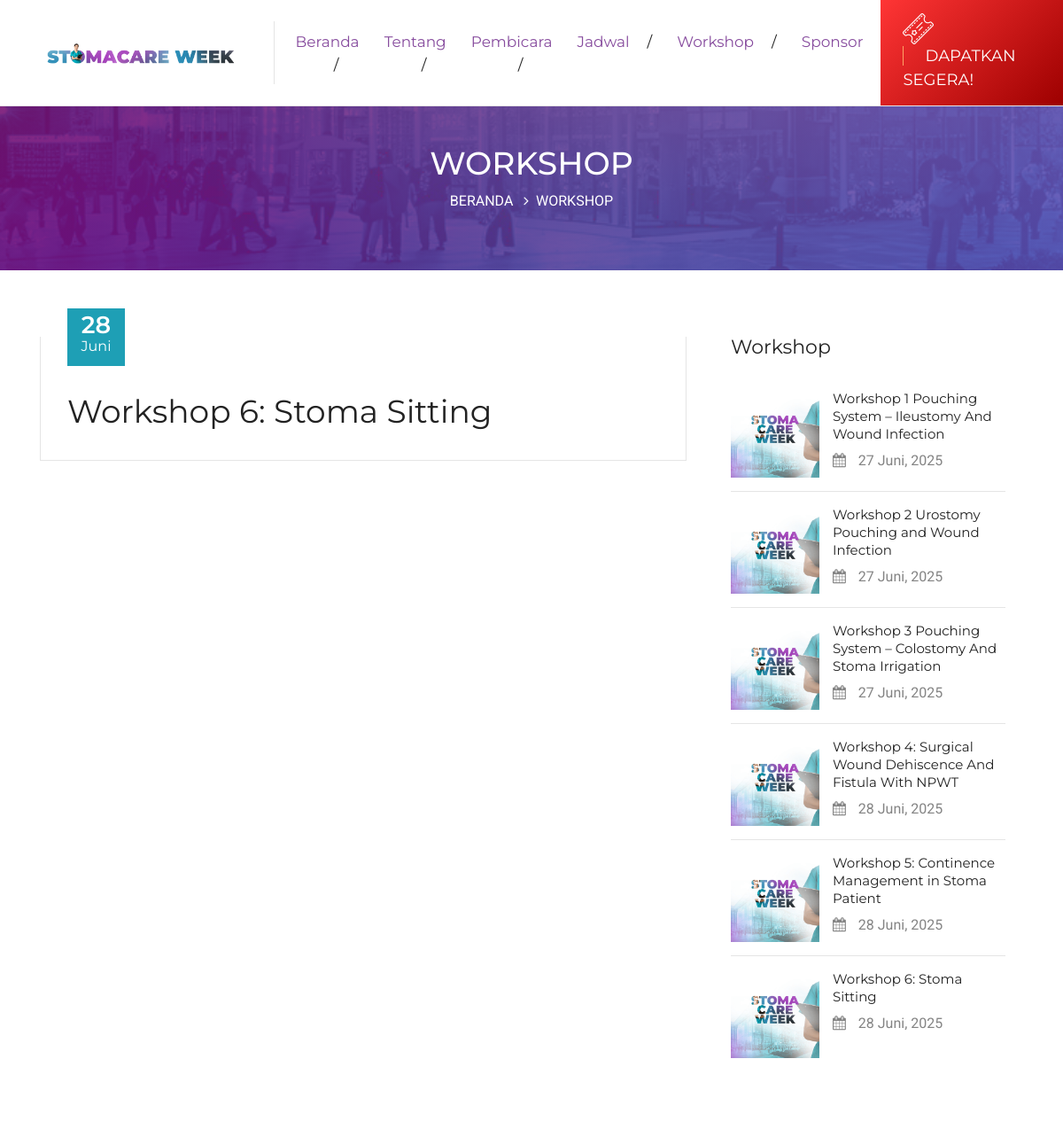
The app's page /workshop.php?id=14 (upper part), older data.
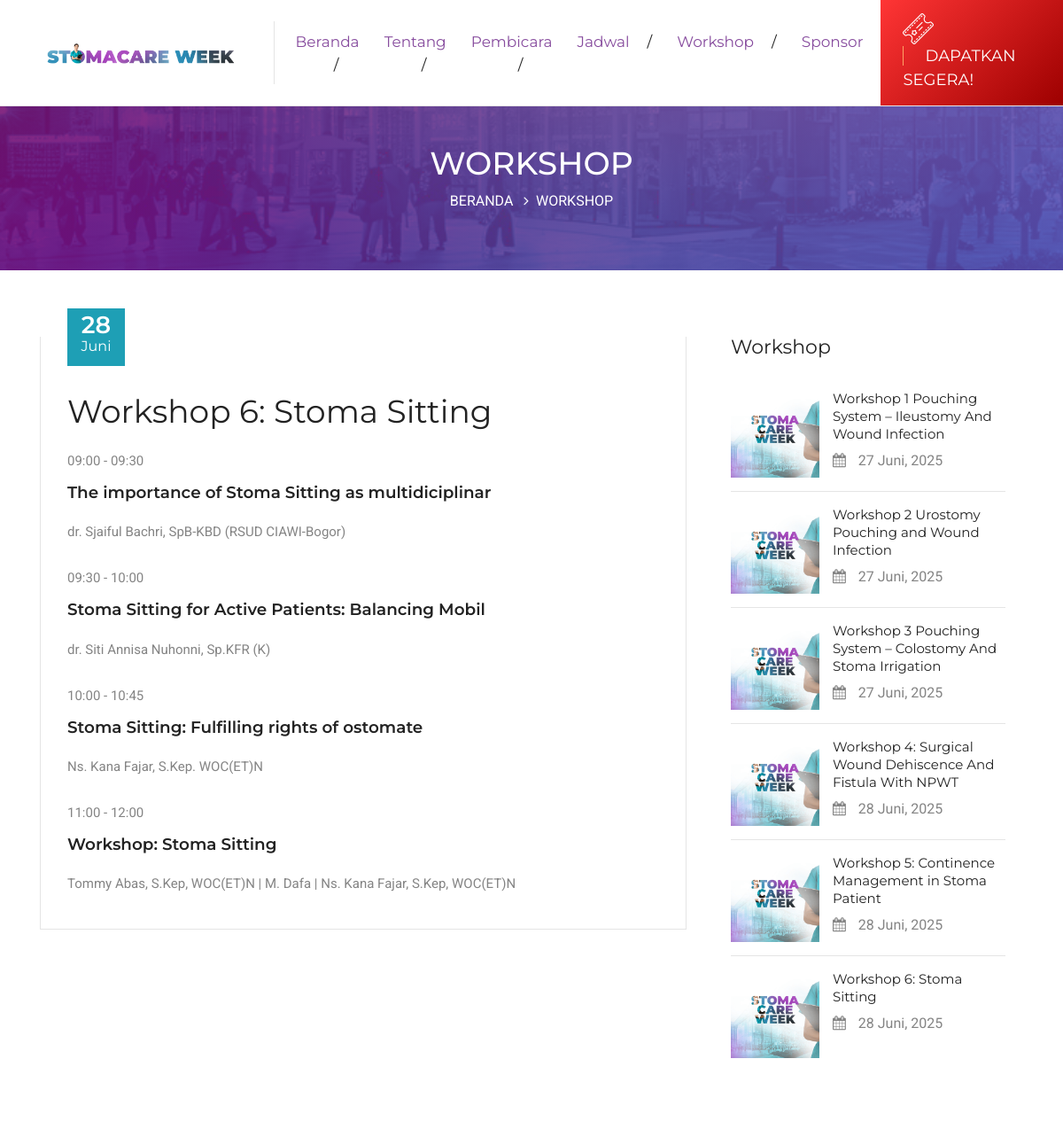
The same page, newer data.
### tables this page shows
CREATE TABLE `jadwal` (
  `id` int(11) NOT NULL,
  `hari` int(11) NOT NULL,
  `jam_mulai` time NOT NULL,
  `jam_selesai` time NOT NULL,
  `nama` varchar(100) NOT NULL,
  `speaker` varchar(120) DEFAULT NULL,
  `lokasi` varchar(20) NOT NULL,
  `kapasitas` int(11) NOT NULL,
  `ket` int(11) DEFAULT NULL,
  `created_at` timestamp NOT NULL DEFAULT current_timestamp(),
  `updated_at` timestamp NOT NULL DEFAULT current_timestamp() ON UPDATE current_timestamp()
);

CREATE TABLE `workshop` (
  `id` int(11) NOT NULL,
  `jam_mulai` time NOT NULL,
  `jam_selesai` time NOT NULL,
  `nama` varchar(50) NOT NULL,
  `pembicara` varchar(100) NOT NULL,
  `id_jadwal` int(11) NOT NULL,
  `created_at` timestamp NOT NULL DEFAULT current_timestamp(),
  `updated_at` timestamp NOT NULL DEFAULT current_timestamp() ON UPDATE current_timestamp()
);

### workshop.php (the view)
<?php include 'header.php'; ?>
<section class="page-title bg-title overlay-dark">
	<div class="container">
		<div class="row">
			<div class="col-12 text-center">
				<div class="title">
					<h3>Workshop</h3>
				</div>
				<ol class="breadcrumb p-0 m-0">
				  <li class="breadcrumb-item"><a href="index.php">Beranda</a></li>
				  <li class="breadcrumb-item active">Workshop</li>
				</ol>
			</div>
		</div>
	</div>
</section>
<section class="news section">
	<div class="container">
		<div class="row mt-30">
			<div class="col-lg-8 col-md-10 mx-auto">
				<div class="block">
					<article class="blog-post single">
						<div class="post-content">
							<div class="date">
								<h4><?= htmlspecialchars($workshops['hari'] == 1 ? 27 : 28); ?><span>Juni</span></h4>
							</div>
							<div class="post-title">
								<h3><?= htmlspecialchars($workshops['nama']); ?></h3>
							</div>
							<div class="post-details">
                            <?php while ($row = mysqli_fetch_assoc($result_detail)) { ?>
								<p><?= htmlspecialchars(substr($row['jam_mulai'], 0, 5) . ' - ' . substr($row['jam_selesai'], 0, 5)); ?></p>
                                <h6><?= htmlspecialchars($row['nama']); ?></h6>
                                <p><?= htmlspecialchars($row['pembicara']); ?></p>
                            <?php } ?>
							</div>
						</div>
					</article>
				</div>
			</div>
			<div class="col-lg-4 col-md-10 mx-auto">
				<div class="sidebar">
					<div class="widget latest-post">
						<h5 class="widget-header">Workshop</h5>
                        <?php
                        $query_list = "SELECT id, nama, hari FROM jadwal WHERE ket=1";
                        $result_list = mysqli_query($koneksi, $query_list);
                        while ($row = mysqli_fetch_assoc($result_list)) { ?>
                            <div class="media">
                                <img src="images/workshop.png" class="img-fluid" alt="foto_workshop">
                                <div class="media-body">
                                    <h6><a href="?id=<?= $row['id']; ?>"><?= htmlspecialchars($row['nama']); ?></a></h6>
                                    <p><span class="fa fa-calendar"></span> <?= ($row['hari'] == 1) ? "27" : "28"; ?> Juni, 2025</p>
                                </div>
                            </div>
                        <?php } ?>
					</div>
				</div>
			</div>
		</div>
	</div>
</section>
<?php include 'footer.php'; ?>

### header.php (shortened to what this page needs)
<?php
include 'koneksi.php';
$workshop_id = isset($_GET['id']) ? $_GET['id'] : 1;
$query_workshops = "SELECT * FROM jadwal WHERE ket = 1 AND id = $workshop_id";
$result_workshops = mysqli_query($koneksi, $query_workshops);
$workshops = mysqli_fetch_assoc($result_workshops);
$query_detail = "SELECT * FROM workshop WHERE id_jadwal = $workshop_id";
$result_detail = mysqli_query($koneksi, $query_detail);
?>
<!DOCTYPE html>
<html lang="en">
<head>
  <link href="plugins/bootstrap/css/bootstrap.min.css" rel="stylesheet">
  <link href="plugins/themefisher-font/style.css" rel="stylesheet">
  <link href="plugins/font-awsome/css/font-awesome.min.css" rel="stylesheet">
  <link href="plugins/magnific-popup/magnific-popup.css" rel="stylesheet">
  <link href="plugins/slick/slick.css" rel="stylesheet">
  <link href="plugins/slick/slick-theme.css" rel="stylesheet">
  <link href="css/style.css" rel="stylesheet">
</head>
<body class="body-wrapper">
<nav class="navbar main-nav border-less fixed-top navbar-expand-lg p-0">
  <div class="container-fluid p-0">
      <a class="navbar-brand" href="index.html">
        <img src="images/logo_scw_horizontal.png" alt="logo" class="img-fluid" width="300" height="auto">
      </a>
      <div class="collapse navbar-collapse" id="navbarNav">
      <ul class="navbar-nav mx-auto">
        <li class="nav-item">
          <a class="nav-link" href="index.php">Beranda
            <span>/</span>
          </a>
        </li>
        <li class="nav-item">
          <a class="nav-link" href="tentang.php">Tentang
            <span>/</span>
          </a>
        </li>
        <li class="nav-item">
          <a class="nav-link" href="pembicara.php">Pembicara
            <span>/</span></a>
        </li>
        <li class="nav-item">
          <a class="nav-link" href="jadwal.php">Jadwal<span>/</span></a>
        </li>
        <li class="nav-item">
          <a class="nav-link" href="workshop.php">Workshop<span>/</span></a>
        </li>
        <li class="nav-item">
          <a class="nav-link" href="sponsor.php">Sponsor
          </a>
        </li>
      </ul>
      <a href="https://wocare.id/event/detail_acara.php?id=106" class="ticket">
        <img src="images/icon/ticket.png" alt="ticket">
        <span>DAPATKAN SEGERA!</span>
      </a>
      </div>
  </div>
</nav>

### footer.php (shortened to what this page needs)
</body>
</html>

### css/style.css (style rules this page uses)
html { font-size: 16px; }
body { font-family: "Roboto", sans-serif; -webkit-font-smoothing: antialiased; }
h1, h2, h3, h4, h5, h6 { font-family: "Montserrat", sans-serif; color: #222222; font-weight: 600; }
h3 { font-size: 2.25rem; }
h4 { font-size: 1.6875rem; }
h5 { font-size: 1.375rem; }
h6 { font-size: 1.15rem; }
p, a, li, blockquote, label { font-size: 1rem; line-height: 26px; color: #848484; margin-bottom: 0; }
.overlay-dark:before { content: ''; background: -webkit-linear-gradient(-45deg, #1e5799 0%, #680656 0%, #3a2ea8 100%, #207cca 100%); opacity: .75; position: absolute; top: 0; left: 0; right: 0; bottom: 0; }
a { transition: 0.2s ease; }
.bg-title { background: url(../images/landscape.png) no-repeat; background-size: cover; background-position: center center; }
.section { padding: 45px 0; }
.border-less { border-bottom: 1px solid #e5e5e5; }
.mt-30 { margin-top: 30px; }
.page-title { text-align: center; }
.main-nav { background: #fff; }
.main-nav .navbar-brand { padding: 20px 40px 20px 50px; border-right: 1px solid #e5e5e5; }
.main-nav .navbar-nav .nav-item { position: relative; font-family: "Roboto", sans-serif; }
.main-nav .navbar-nav .nav-item .nav-link { position: relative; text-align: center; color: #874C9E; padding-left: 8px; padding-right: 20px; font-size: 1.06rem; font-family: "Montserrat", sans-serif; }
.main-nav .navbar-nav .nav-item .nav-link span { color: #222222; margin-left: 20px; }
.main-nav .ticket { background: linear-gradient(135deg, #ff3535 0%, #9d0000 100%); display: block; padding: 15px 25px; }
.main-nav .ticket img { margin-right: 25px; }
.main-nav .ticket span { color: #fff; font-size: 1.125rem; text-transform: uppercase; font-family: "Montserrat", sans-serif; border-left: 1px solid #ffa366; padding-left: 24px; }
.page-title { position: relative; padding: 165px 0 65px; }
.page-title h3, .page-title li, .page-title a { color: #fff; }
.page-title .title h3 { font-weight: 500; text-transform: uppercase; }
.page-title .breadcrumb { background: transparent; }
.page-title .breadcrumb .breadcrumb-item { float: none; display: inline-block; text-transform: uppercase; }
.page-title .breadcrumb .breadcrumb-item.active { color: #fff; }
.page-title .breadcrumb .breadcrumb-item + .breadcrumb-item::before { content: "\f105"; font-family: FontAwesome; color: #fff; }
.news .blog-post { transition: .2s ease; margin-bottom: 30px; }
.news .blog-post .post-content { position: relative; padding: 30px 30px 25px 30px; border-width: 0 1px 1px 1px; border-style: solid; border-color: #e5e5e5; }
.news .blog-post .post-content .date { position: absolute; top: -32px; left: 30px; width: 65px; height: 65px; text-align: center; background: #1E9FB5; display: -webkit-box; display: -ms-flexbox; display: flex; -webkit-box-align: center; -ms-flex-align: center; align-items: center; -webkit-box-pack: center; -ms-flex-pack: center; justify-content: center; }
.news .blog-post .post-content .date h4 { color: #fff; }
.news .blog-post .post-content .date h4 span { display: block; font-size: 1rem; font-weight: 400; }
.news .blog-post .post-content .post-title { padding-bottom: 5px; border-bottom: 1px solid #e5e5e5; margin-bottom: 15px; }
.news .blog-post.single { margin-bottom: 100px; }
.news .blog-post.single .post-title { padding-top: 35px; padding-bottom: 0; border: none; margin-bottom: 10px; }
.news .blog-post.single .post-title h3 { font-weight: 400; }
.news .blog-post.single .post-details p { padding: 13px 0; font-size: 15px; }
.sidebar { padding: 0 20px; }
.widget { margin-bottom: 45px; }
.widget .widget-header { font-weight: 400; margin-bottom: 20px; }
.widget.latest-post .media { padding: 15px 0; }
.widget.latest-post .media:not(:last-child) { border-bottom: 1px solid #e5e5e5; }
.widget.latest-post .media img { margin-right: 15px; max-width: 100px; }
.widget.latest-post .media .media-body h6 a { font-size: 15px; color: #222222; line-height: 1; font-weight: 400; }
.widget.latest-post .media .media-body p span { margin-right: 10px; }

Row changes from the older to the newer data that the page shows:
added workshop: jam_mulai+jam_selesai "09:00 - 09:30", nama "The importance of Stoma Sitting as multidiciplinar", pembicara "dr. Sjaiful Bachri, SpB-KBD (RSUD CIAWI-Bogor)"
added workshop: jam_mulai+jam_selesai "09:30 - 10:00", nama "Stoma Sitting for Active Patients: Balancing Mobil", pembicara "dr. Siti Annisa Nuhonni, Sp.KFR (K)"
added workshop: jam_mulai+jam_selesai "10:00 - 10:45", nama "Stoma Sitting: Fulfilling rights of ostomate", pembicara "Ns. Kana Fajar, S.Kep. WOC(ET)N"
added workshop: jam_mulai+jam_selesai "11:00 - 12:00", nama "Workshop: Stoma Sitting", pembicara "Tommy Abas, S.Kep, WOC(ET)N | M. Dafa | Ns. Kana Fajar, S.Kep, WOC(ET)N"
